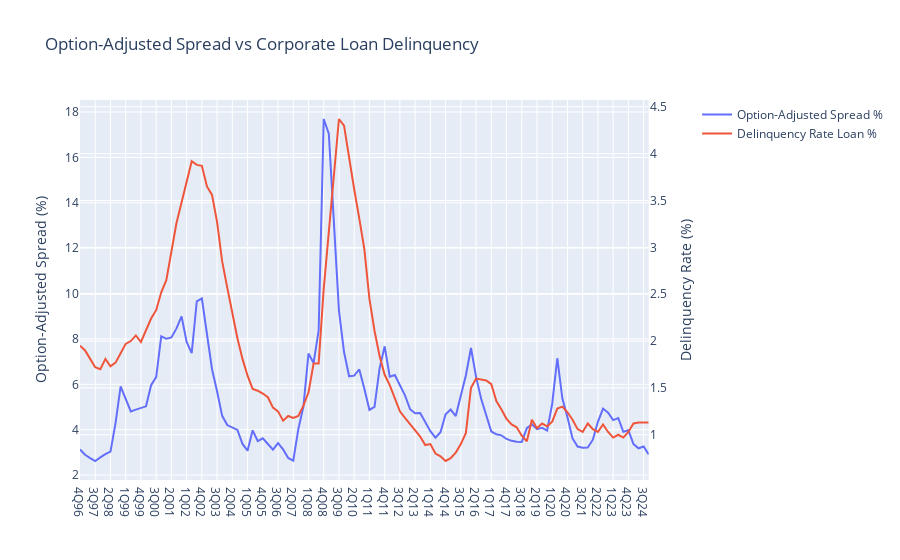
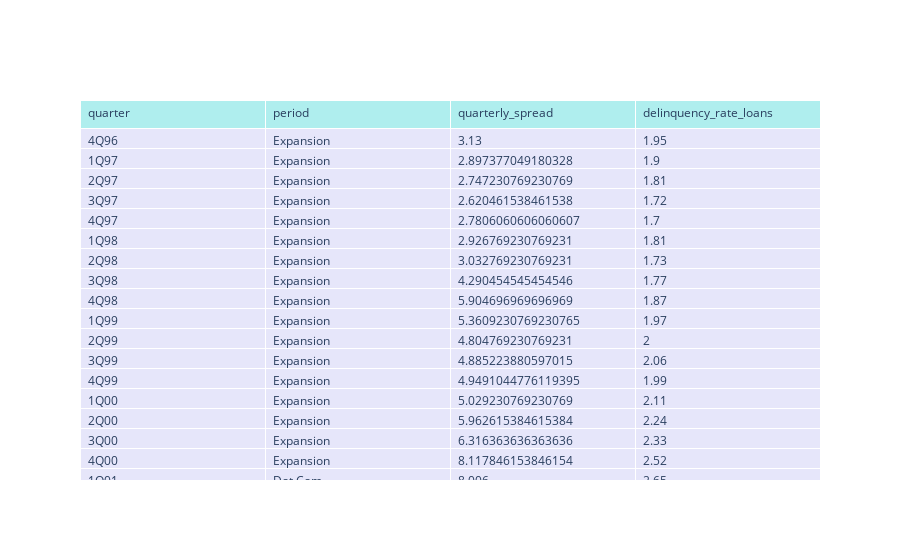

The code cell stored with these charts, in order, in its notebook:
### Code cell
# Fifth Cell - Data Visualization

fig = make_subplots(specs=[[{"secondary_y": True}]])

# Add spreads
fig.add_trace(
    go.Scatter(x=df_viz['quarter'], y=df_viz['quarterly_spread'], name="Option-Adjusted Spread %"),
    secondary_y=False
)

# Add delinquency
fig.add_trace(
    go.Scatter(x=df_viz['quarter'], y=df_viz['delinquency_rate_loans'], name="Delinquency Rate Loan %"),
    secondary_y=True
)

# Update layout
fig.update_layout(
    title='Option-Adjusted Spread vs Corporate Loan Delinquency'
)

fig.update_yaxes(title_text="Option-Adjusted Spread (%)", secondary_y=False)
fig.update_yaxes(title_text="Delinquency Rate (%)", secondary_y=True)

fig.show()
pio.write_image(fig, "data_viz.pdf", format="pdf", engine="kaleido")

fig = go.Figure(data=[go.Table(
    header=dict(values=list(df_viz.columns),
                fill_color='paleturquoise',
                align='left'),
    cells=dict(values=[df_viz[col] for col in df_viz.columns],
               fill_color='lavender',
               align='left'))
])

fig.show()

### Figure 1 — Plotly figure (JSON) as saved in the notebook; plotly's stock layout.template omitted (floating-point values rounded to 4 significant figures)
{"data": [{"name": "Option-Adjusted Spread %", "type": "scatter", "x": ["4Q96", "1Q97", "2Q97", "3Q97", "4Q97", "1Q98", "2Q98", "3Q98", "4Q98", "1Q99", "2Q99", "3Q99", "4Q99", "1Q00", "2Q00", "3Q00", "4Q00", "1Q01", "2Q01", "3Q01", "4Q01", "1Q02", "2Q02", "3Q02", "4Q02", "1Q03", "2Q03", "3Q03", "4Q03", "1Q04", "2Q04", "3Q04", "4Q04", "1Q05", "2Q05", "3Q05", "4Q05", "1Q06", "2Q06", "3Q06", "4Q06", "1Q07", "2Q07", "3Q07", "4Q07", "1Q08", "2Q08", "3Q08", "4Q08", "1Q09", "2Q09", "3Q09", "4Q09", "1Q10", "2Q10", "3Q10", "4Q10", "1Q11", "2Q11", "3Q11", "4Q11", "1Q12", "2Q12", "3Q12", "4Q12", "1Q13", "2Q13", "3Q13", "4Q13", "1Q14", "2Q14", "3Q14", "4Q14", "1Q15", "2Q15", "3Q15", "4Q15", "1Q16", "2Q16", "3Q16", "4Q16", "1Q17", "2Q17", "3Q17", "4Q17", "1Q18", "2Q18", "3Q18", "4Q18", "1Q19", "2Q19", "3Q19", "4Q19", "1Q20", "2Q20", "3Q20", "4Q20", "1Q21", "2Q21", "3Q21", "4Q21", "1Q22", "2Q22", "3Q22", "4Q22", "1Q23", "2Q23", "3Q23", "4Q23", "1Q24", "2Q24", "3Q24", "4Q24"], "xaxis": "x", "y": [3.13, 2.897, 2.747, 2.62, 2.781, 2.927, 3.033, 4.29, 5.905, 5.361, 4.805, 4.885, 4.949, 5.029, 5.963, 6.316, 8.118, 8.006, 8.064, 8.465, 8.995, 7.863, 7.373, 9.66, 9.789, 8.216, 6.665, 5.682, 4.611, 4.202, 4.098, 3.989, 3.373, 3.076, 3.971, 3.5, 3.621, 3.374, 3.12, 3.407, 3.132, 2.753, 2.637, 4.026, 5.022, 7.355, 6.936, 8.37, 17.69, 17.04, 12.93, 9.251, 7.423, 6.352, 6.381, 6.654, 5.807, 4.875, 5.005, 6.704, 7.674, 6.336, 6.413, 5.968, 5.517, 4.904, 4.723, 4.739, 4.328, 3.934, 3.646, 3.891, 4.683, 4.887, 4.6, 5.536, 6.402, 7.602, 6.328, 5.364, 4.635, 3.921, 3.798, 3.75, 3.592, 3.509, 3.465, 3.463, 4.071, 4.24, 4.022, 4.082, 3.961, 5.144, 7.149, 5.37, 4.549, 3.616, 3.257, 3.203, 3.214, 3.559, 4.347, 4.931, 4.749, 4.424, 4.517, 3.909, 3.978, 3.365, 3.18, 3.26, 2.908], "yaxis": "y"}, {"name": "Delinquency Rate Loan %", "type": "scatter", "x": ["4Q96", "1Q97", "2Q97", "3Q97", "4Q97", "1Q98", "2Q98", "3Q98", "4Q98", "1Q99", "2Q99", "3Q99", "4Q99", "1Q00", "2Q00", "3Q00", "4Q00", "1Q01", "2Q01", "3Q01", "4Q01", "1Q02", "2Q02", "3Q02", "4Q02", "1Q03", "2Q03", "3Q03", "4Q03", "1Q04", "2Q04", "3Q04", "4Q04", "1Q05", "2Q05", "3Q05", "4Q05", "1Q06", "2Q06", "3Q06", "4Q06", "1Q07", "2Q07", "3Q07", "4Q07", "1Q08", "2Q08", "3Q08", "4Q08", "1Q09", "2Q09", "3Q09", "4Q09", "1Q10", "2Q10", "3Q10", "4Q10", "1Q11", "2Q11", "3Q11", "4Q11", "1Q12", "2Q12", "3Q12", "4Q12", "1Q13", "2Q13", "3Q13", "4Q13", "1Q14", "2Q14", "3Q14", "4Q14", "1Q15", "2Q15", "3Q15", "4Q15", "1Q16", "2Q16", "3Q16", "4Q16", "1Q17", "2Q17", "3Q17", "4Q17", "1Q18", "2Q18", "3Q18", "4Q18", "1Q19", "2Q19", "3Q19", "4Q19", "1Q20", "2Q20", "3Q20", "4Q20", "1Q21", "2Q21", "3Q21", "4Q21", "1Q22", "2Q22", "3Q22", "4Q22", "1Q23", "2Q23", "3Q23", "4Q23", "1Q24", "2Q24", "3Q24", "4Q24"], "xaxis": "x", "y": [1.95, 1.9, 1.81, 1.72, 1.7, 1.81, 1.73, 1.77, 1.87, 1.97, 2, 2.06, 1.99, 2.11, 2.24, 2.33, 2.52, 2.65, 2.94, 3.26, 3.48, 3.69, 3.92, 3.88, 3.87, 3.65, 3.56, 3.27, 2.85, 2.57, 2.29, 2.03, 1.81, 1.63, 1.49, 1.47, 1.44, 1.4, 1.29, 1.25, 1.15, 1.2, 1.18, 1.2, 1.31, 1.45, 1.76, 1.76, 2.56, 3.19, 3.75, 4.37, 4.3, 3.94, 3.62, 3.31, 2.98, 2.45, 2.11, 1.84, 1.64, 1.53, 1.4, 1.25, 1.18, 1.11, 1.04, 0.98, 0.89, 0.9, 0.8, 0.77, 0.72, 0.75, 0.81, 0.9, 1.02, 1.5, 1.6, 1.59, 1.58, 1.54, 1.36, 1.27, 1.17, 1.11, 1.08, 0.99, 0.93, 1.16, 1.07, 1.12, 1.09, 1.14, 1.28, 1.3, 1.24, 1.16, 1.06, 1.03, 1.12, 1.06, 1.03, 1.11, 1.03, 0.97, 1, 0.97, 1.03, 1.12, 1.13, 1.13, 1.13], "yaxis": "y2"}], "layout": {"title": {"text": "Option-Adjusted Spread vs Corporate Loan Delinquency"}, "xaxis": {"anchor": "y", "domain": [0, 0.94]}, "yaxis": {"anchor": "x", "domain": [0, 1], "title": {"text": "Option-Adjusted Spread (%)"}}, "yaxis2": {"anchor": "x", "overlaying": "y", "side": "right", "title": {"text": "Delinquency Rate (%)"}}}}

### Figure 2 — Plotly figure (JSON) as saved in the notebook; plotly's stock layout.template omitted (floating-point values rounded to 4 significant figures; data arrays with more than 128 entries replaced by an {"elided": "..."} marker saying what was removed)
{"data": [{"cells": {"align": "left", "fill": {"color": "lavender"}, "values": {"elided": "4x113 mixed values"}}, "header": {"align": "left", "fill": {"color": "paleturquoise"}, "values": ["quarter", "period", "quarterly_spread", "delinquency_rate_loans"]}, "type": "table"}], "layout": {}}
